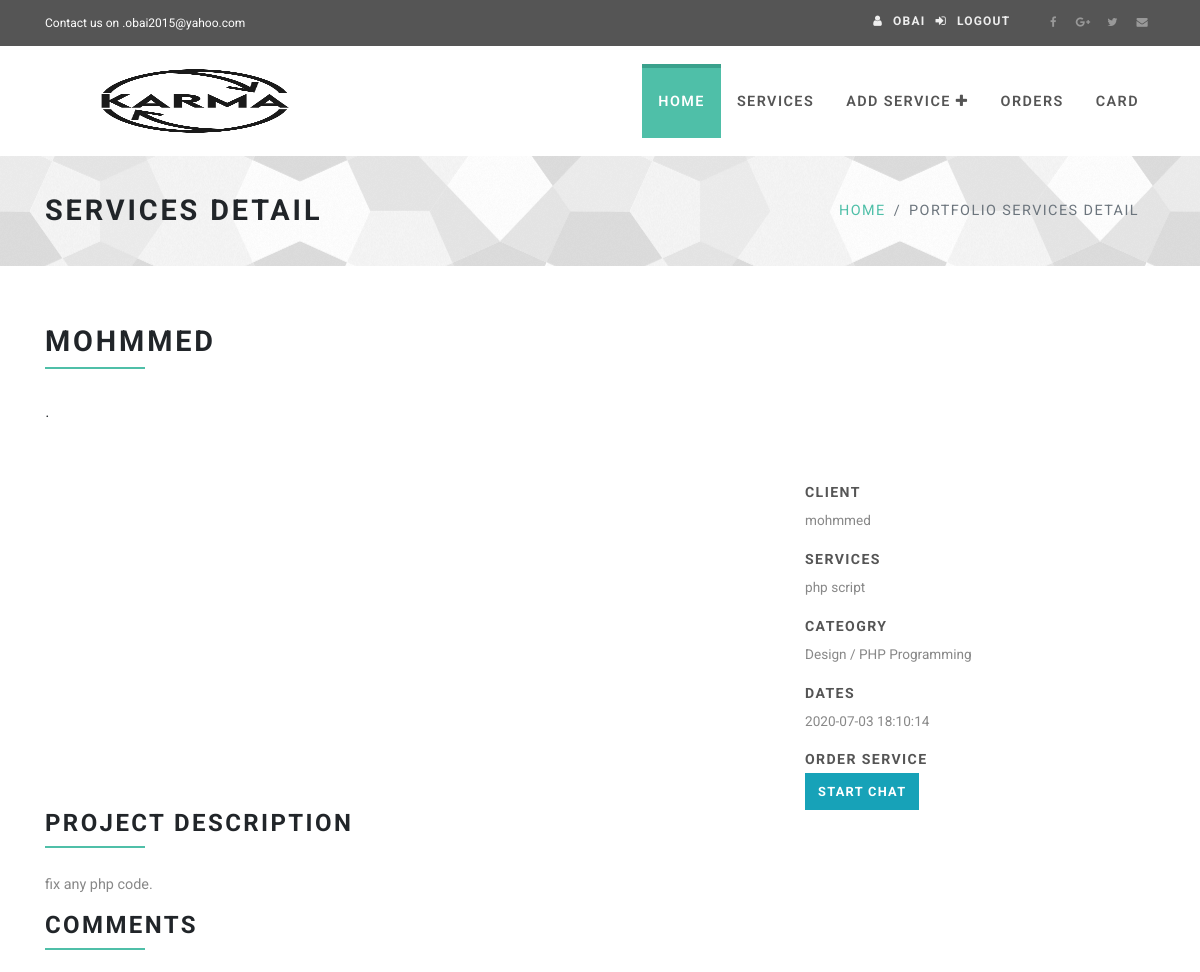
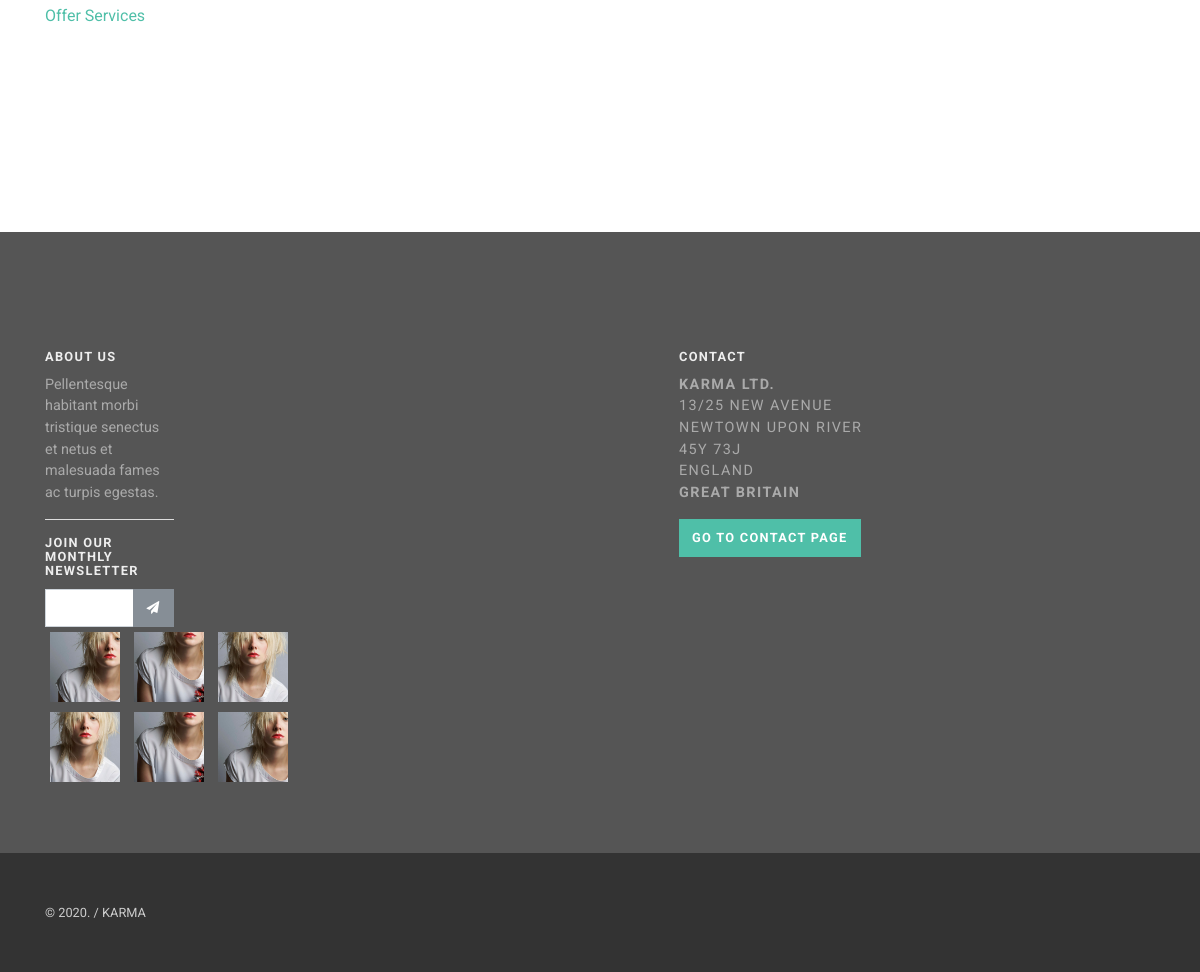
Page /service-details.php?id=2 (signed in) on the committed database (2 pictures, top to bottom).
### tables this page shows
CREATE TABLE `users` (
  `userID` int(11) NOT NULL,
  `Fname` varchar(255) NOT NULL,
  `Lname` varchar(255) NOT NULL,
  `email` varchar(255) NOT NULL,
  `pass` varchar(255) NOT NULL,
  `aboutMe` text NOT NULL,
  `Pimg` varchar(255) NOT NULL,
  `group-id` tinyint(1) NOT NULL DEFAULT 0,
  `createdTime` timestamp NOT NULL DEFAULT current_timestamp()
);

CREATE TABLE `services` (
  `serv_id` int(11) NOT NULL,
  `name` varchar(255) NOT NULL,
  `description` text NOT NULL,
  `price` int(11) NOT NULL,
  `status` varchar(255) NOT NULL,
  `rating` int(11) NOT NULL DEFAULT 0,
  `delivery` varchar(255) NOT NULL,
  `user-id` int(11) NOT NULL,
  `cat-id` int(11) NOT NULL,
  `subb_id` int(11) NOT NULL,
  `date` timestamp NOT NULL DEFAULT current_timestamp()
);

CREATE TABLE `cateogries` (
  `cat_ID` int(11) NOT NULL,
  `cat_name` varchar(255) NOT NULL,
  `ranks` int(11) NOT NULL,
  `visible` tinyint(1) NOT NULL DEFAULT 1
);

CREATE TABLE `sub_cateogry` (
  `sub_id` int(11) NOT NULL,
  `sub_name` varchar(255) NOT NULL,
  `cate_id` int(11) NOT NULL
);

### public/init.php (called while the page is built, shortened)
<?php
include 'connect.php';
include './includes/header.php';

### public/service-details.php (the view, shortened to what this page needs)
<?php
    include 'init.php';
    if (isset($_SESSION['ID'])) {
      if (isset($_GET['id'])) {
          $id = $_GET['id'];
          $sql2 = "
      SELECT services.*,cateogries.cat_name AS cateogry_name, users.Fname AS user_name, sub_cateogry.sub_name AS sub_cateogry
      FROM services
      INNER JOIN cateogries ON cateogries.cat_ID = services.`cat-id`
      INNER JOIN users ON users.userID = services.`user-id`
      INNER JOIN sub_cateogry ON sub_cateogry.sub_id = services.subb_id  WHERE serv_id = '".$id."'";
          $serma = $conn->prepare($sql2);
          $serma ->execute(); ?>
        <head>
        <link rel="stylesheet" href="//code.jquery.com/ui/1.12.1/themes/base/jquery-ui.css">
    </head>
      <div id="heading-breadcrumbs">
        <div class="container">
          <div class="row d-flex align-items-center flex-wrap">
            <div class="col-md-7">
              <h1 class="h2"> services detail</h1>
            </div>
            <div class="col-md-5">
              <ul class="breadcrumb d-flex justify-content-end">
                <li class="breadcrumb-item"><a href="dashboard.php">Home</a></li>
                <li class="breadcrumb-item active">Portfolio services detail</li>
              </ul>
            </div>
          </div>
        </div>
      </div>
      <div id="content">
        <div class="container">
          <section class="bar no-padding-bottom">
            <div class="row">
              <div class="col-md-12">
                <div class="heading">
                  <?php while ($det = $serma->fetch(PDO::FETCH_ASSOC)) { ?>
                  <h2><?php echo $det['user_name']; ?></h2>
                </div>
                <?php $use = $conn->prepare("SELECT userID, aboutMe FROM users WHERE Fname = '" .$det['user_name']."' ");
                        $use->execute();
                        $aboutme = $use->fetch(PDO::FETCH_ASSOC);
                ?>
                <p class="lead no-mb"><?php echo $aboutme['aboutMe']; ?>.</p>
              </div>
            </div>
          </section>
          <section class="bar">
            <div class="row portfolio-project">
              <div class="col-sm-8">
              </div>
              <div class="col-sm-4">
                <div class="project-more">
                  <h4>Client</h4>
                  <p><?php echo $det['user_name']; ?></p>
                  <h4>Services</h4>
                  <p><?php echo $det['name']; ?></p>
                  <h4>cateogry</h4>
                  <p><?php echo $det['cateogry_name'] . ' / '. $det['sub_cateogry']; ?></p>
                  <h4>Dates</h4>
                  <p><?php echo $det['date'];?></p>
                  <h4>Order Service</h4>
                  <button class="btn btn-info  start_chat" data-touserid="<?php echo $aboutme['userID']; ?>" data-tousername="<?php echo $det['user_name']; ?>">Start Chat</button>
                </div>
              </div>
              <div class="col-sm-12">
                <div class="heading">
                  <h3>Project description</h3>
                </div>
                <p><?php echo $det['description']?>.</p>
                <section>
                  <div class="row portfolio">
                    <div class="col-md-12">
                      <div class="heading">
                        <h3>Comments</h3>
                      </div>
                    </div>
                    <div class="col-md-6 col-lg-3">
                    <a  href="comments.php?userid=<?php echo $det['user_name']; ?> && serviceid=<?php echo $det['serv_id']; ?> class="btn btn-outline-secondary" name="submit" type="submit">Offer Services</button>
                    </div>
                  </div>
                </section>
              </div>
            </div>
          </section>
        </div>
      </div>
                  <?php }
      }
}
else {
  echo '<div class="alert alert-danger"> please login </div>';
}
include './includes/footer.php';
?>

### public/includes/header.php (shortened to what this page needs)
<?php
if(isset($_SESSION['ID'])) {
?>
<!DOCTYPE html>
<html>
  <head>
    <link rel="stylesheet" href="js/jQuery-UI.js">
    <link rel="stylesheet" href="vendor/bootstrap/css/bootstrap.min.css">
    <link rel="stylesheet" href="vendor/font-awesome/css/font-awesome.min.css">
    <link rel="stylesheet" href="vendor/bootstrap-select/css/bootstrap-select.min.css">
    <link rel="stylesheet" href="vendor/owl.carousel/assets/owl.carousel.css">
    <link rel="stylesheet" href="vendor/owl.carousel/assets/owl.theme.default.css">
    <link rel="stylesheet" href="css/style.default.css" id="theme-stylesheet">
    <link rel="stylesheet" href="css/custom.css">
        <link rel="stylesheet" href="//code.jquery.com/ui/1.12.1/themes/base/jquery-ui.css">
  </head>
  <body>
    <div id="all">
      <div class="top-bar">
        <div class="container">
          <div class="row d-flex align-items-center">
            <div class="col-md-6 d-md-block d-none">
              <p>Contact us on .obai2015@yahoo.com</p>
            </div>
            <div class="col-md-6">
              <div class="d-flex justify-content-md-end justify-content-between">
                <?php
                  $sql = "SELECT * FROM users WHERE userID = '".$_SESSION['ID']."'";
                  $stmt3 = $conn->prepare($sql);
                  $stmt3->execute();
                  $inf = $stmt3->fetch(PDO::FETCH_ASSOC);
                ?>
                <div class="login"><a href="profile.php"  class="login-btn"><i class="fa fa-user"></i><span class="d-none d-md-inline-block"><?php if(isset($_SESSION['ID'])) { echo $inf['Fname'];} ?></span></a><a href="logout.php"  class="login-btn"><i class="fa fa-sign-in"></i><span class="d-none d-md-inline-block">Logout</span></a></div>
                <ul class="social-custom list-inline">
                  <li class="list-inline-item"><a href="#"><i class="fa fa-facebook"></i></a></li>
                  <li class="list-inline-item"><a href="#"><i class="fa fa-google-plus"></i></a></li>
                  <li class="list-inline-item"><a href="#"><i class="fa fa-twitter"></i></a></li>
                  <li class="list-inline-item"><a href="#"><i class="fa fa-envelope"></i></a></li>
                </ul>
              </div>
            </div>
          </div>
        </div>
      </div>
      <header class="nav-holder make-sticky">
        <div id="navbar" role="navigation" class="navbar navbar-expand-lg">
          <div class="container"><a href="dashboard.php" class="navbar-brand home"><img src="karma2.png" width="300px" height="100px" alt="Universal logo" class="d-none d-md-inline-block"></a>
            <div id="navigation" class="navbar-collapse collapse">
              <ul class="nav navbar-nav ml-auto">
                <li class="nav-item  active"><a href="dashboard.php" >Home <b class="caret"></b></a>
                    </li>
                  </ul>
                <li class="nav-item dropdown menu-large"><a href="services.php"  >Services<b class="caret"></b></a>
                </li>
                <li class="nav-item dropdown menu-large"><a href="services.php?do=Add"  >Add service <i class="fa fa-plus"></i> <b class="caret"></b></a>
                </li>
                <li class="nav-item dropdown menu-large"><a href="order.php"  >Orders<b class="caret"></b></a>
                </li>
                <li class="nav-item dropdown"><a href="card.php"  >card <b class="caret"></b></a>
                </li>
            </div>
          </div>
        </div>
      </header>
<?php }else {
     header ('location:index.php');
} ?>

### rows in the picture
users: Fname "OBAI"
services: user_name "MOHMMED", user_name "mohmmed", name "php script", cateogry_name "Design", subb.sub_name "PHP Programming", date "2020-07-03 18:10:14", description "fix any php code"
